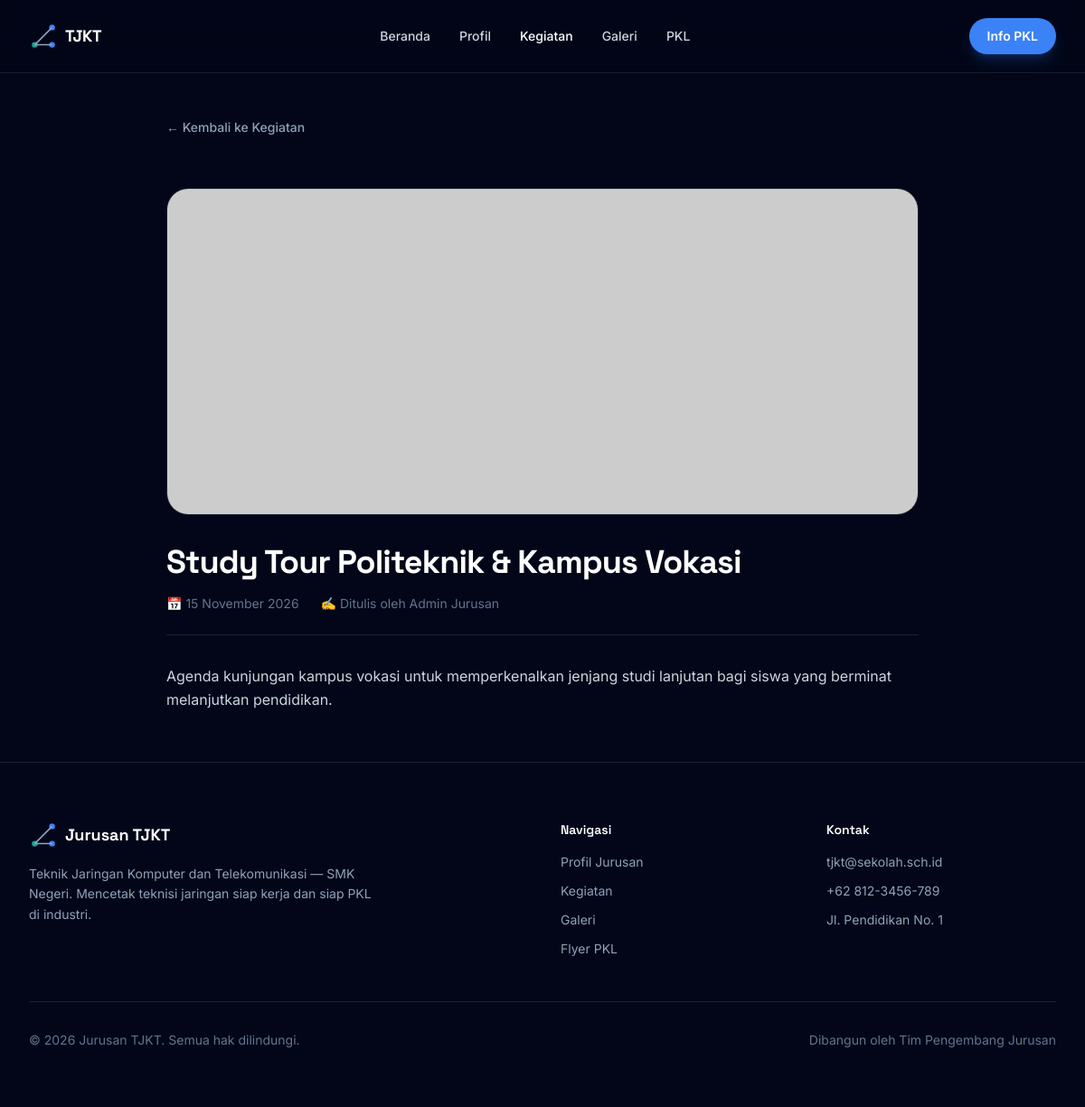
Page /pages/kegiatan-detail.php?slug=study-tour-politeknik-kampus-vokasi on the committed database.
### tables this page shows
CREATE TABLE IF NOT EXISTS kegiatan (
    id          INT UNSIGNED AUTO_INCREMENT PRIMARY KEY,
    judul       VARCHAR(150) NOT NULL,
    slug        VARCHAR(170) NOT NULL UNIQUE,
    deskripsi   TEXT         NOT NULL,
    tanggal     DATE         NOT NULL,
    gambar      VARCHAR(255) DEFAULT NULL,
    created_by  INT UNSIGNED DEFAULT NULL,
    created_at  TIMESTAMP    NOT NULL DEFAULT CURRENT_TIMESTAMP,
    CONSTRAINT fk_kegiatan_admin FOREIGN KEY (created_by) REFERENCES admins(id) ON DELETE SET NULL
);

### pages/kegiatan-detail.php (the view, shortened to what this page needs)
<?php
$pdo  = get_db();
$slug = $_GET['slug'] ?? '';
$item = null;
if ($pdo && $slug !== '') {
    try {
        $stmt = $pdo->prepare('SELECT judul, deskripsi, tanggal, gambar FROM kegiatan WHERE slug = ? LIMIT 1');
        $stmt->execute([$slug]);
        $item = $stmt->fetch();
    } catch (PDOException $e) {  }
}
require __DIR__ . '/../includes/header.php';
?>
<div class="pt-28 sm:pt-32">
    <div class="mx-auto max-w-4xl px-6 lg:px-8">
        <a href="kegiatan.php" class="inline-flex items-center gap-2 text-sm font-medium text-slate-400 transition hover:text-white">← Kembali ke Kegiatan</a>
    </div>
</div>
<article class="py-10 sm:py-14">
    <div class="mx-auto max-w-4xl px-6 lg:px-8">
        <div class="overflow-hidden rounded-3xl border border-white/10">
            <img src="<?= htmlspecialchars($item['gambar'] ?: 'https://placehold.co/1200x520/0f172a/8FA3BF?text=Kegiatan') ?>" alt="<?= htmlspecialchars($item['judul']) ?>" class="h-full w-full object-cover">
        </div>
        <h1 class="mt-8 font-display text-2xl font-bold tracking-tight text-white sm:text-3xl lg:text-4xl"><?= htmlspecialchars($item['judul']) ?></h1>
        <div class="mt-4 flex flex-wrap gap-x-6 gap-y-2 border-b border-white/10 pb-6 text-sm text-slate-500">
            <span>📅 <?= date('d F Y', strtotime($item['tanggal'])) ?></span>
            <span>✍️ Ditulis oleh Admin Jurusan</span>
        </div>
        <div class="mt-8 flex flex-col gap-5 text-base leading-relaxed text-slate-300">
            <?php foreach (explode("\n\n", $item['deskripsi']) as $paragraf): ?>
                <?php if (trim($paragraf) !== ''): ?>
                <p><?= nl2br(htmlspecialchars($paragraf)) ?></p>
                <?php endif; ?>
            <?php endforeach; ?>
        </div>
    </div>
</article>
<?php require __DIR__ . '/../includes/footer.php'; ?>

### assets/css/custom.css (style rules this page uses)
html { scroll-behavior: smooth; }

### rows in the picture
kegiatan: judul "Study Tour Politeknik & Kampus Vokasi", tanggal "15 November 2026", deskripsi "Agenda kunjungan kampus vokasi untuk memperkenalkan jenjang studi lanjutan bagi siswa yang berminat melanjutkan pendidikan."
